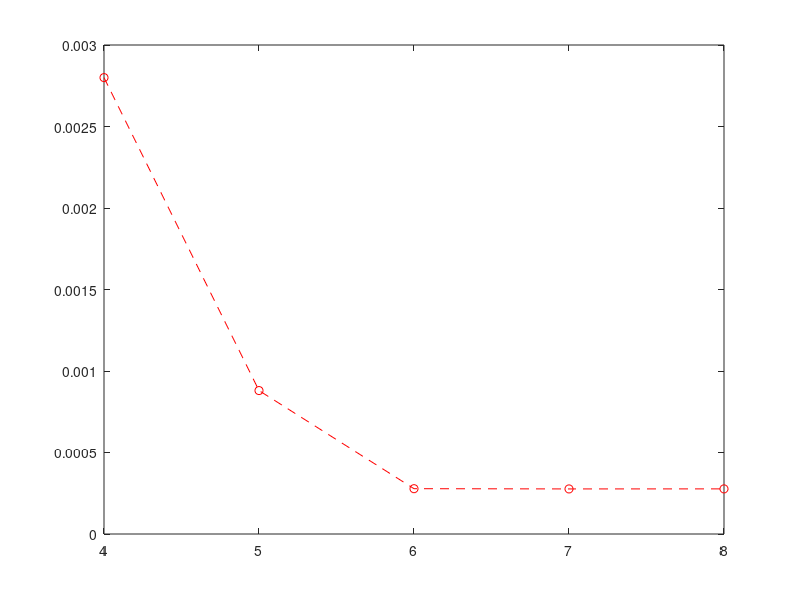

The MATLAB source for this figure:
d = [];
p = [];
for m = 4:8
    sn = 0;
    s = 13 + 1*10^(-m);
    for n = 0:10000
        sn = sn + round(36/(n^2 + 7*n + 10)*10^m)/10^m;
    end
    d = [d;round(abs(sn - s)*10^m)/10^m];
    p = [p; round(d(m-3)/s*10^m)/10^m]
end
plot([4, 5, 6, 7, 8], p, 'ro--')